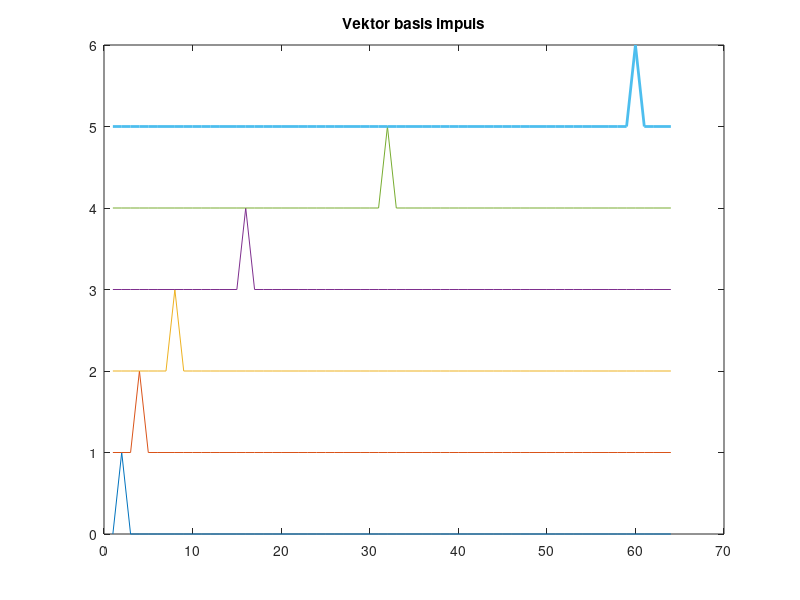
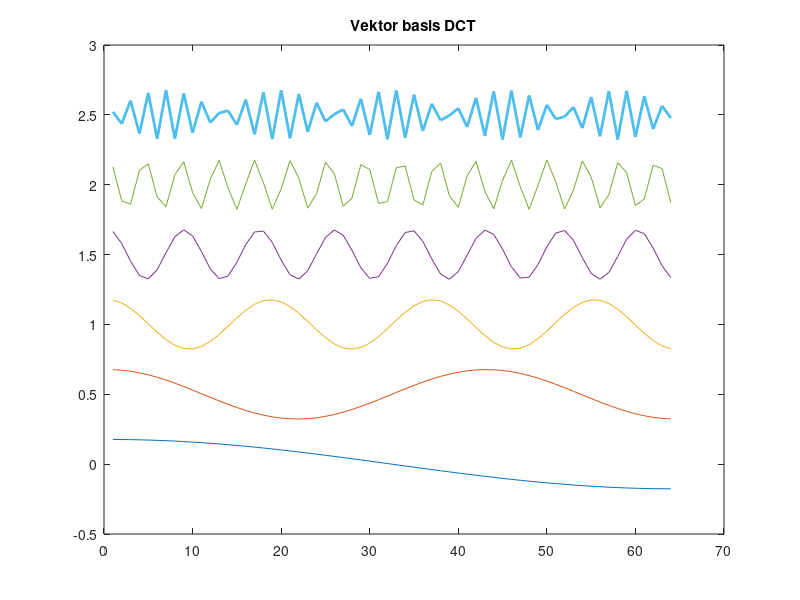

MATLAB code for these plots, in order:

% ------------------------------------------
% Sinyal pada Basis Impuls dan DCT
% ------------------------------------------
N=64; %dimensi vektor basis
x=1:N; %buat sumbu x 
PHI=eye(N,N); %Basis Impulse 
PSI=dct(eye(N,N)); %Basis DCT
%
figure(1);
plot(x,PHI(2,:),x,1+PHI(4,:),x,2+PHI(8,:),...
  x,3+PHI(16,:),x,4+PHI(32,:),x,5+PHI(60,:),...
  'LineWidth',2);
title('Vektor basis impuls'); figure(2);
%
plot(x,PSI(2,:),x,0.5+PSI(4,:),x,1+PSI(8,:), ...
  x,1.5+PSI(16,:),x,2+PSI(32,:),x,2.5+PSI(60,:), ...
  'LineWidth',2);
title('Vektor basis DCT'); 
